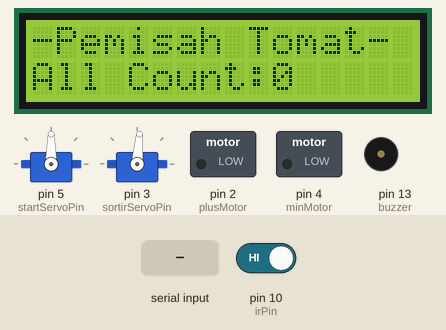
Simulated run of this sketch. Board: Arduino Uno, built with avr-gcc and run on an emulated ATmega328P. Shown: 16×2 character LCD, 2 × servo, switched loads named in the sketch (green lamp = pin HIGH), buzzer (waves = sounding, pin HIGH). Inputs (shaded band) come from the test bench; at power-on: pin 10 (irPin) HIGH. What the sketch prints to the serial monitor is not drawn.

Above: at 2.6 s.
2.7 s: pin 10 (irPin) driven LOW
At 5.5 s:
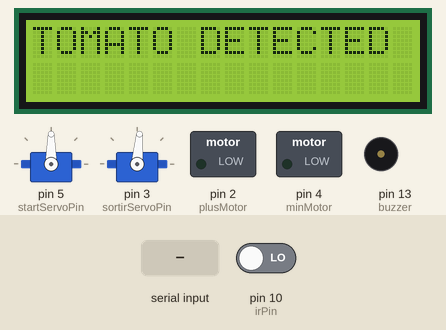
5.7 s: "TIMEOUT#\n" received over Serial
At 8.6 s:
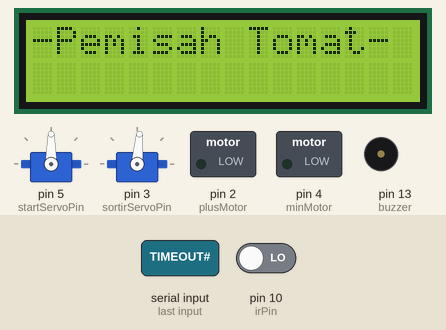
8.7 s: pin 10 (irPin) driven HIGH
At 10.8 s:
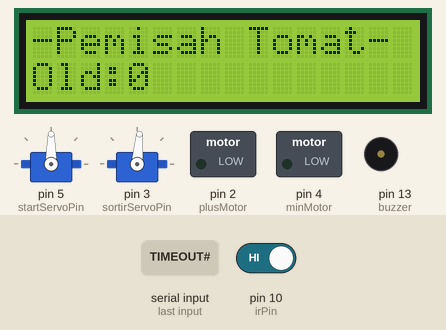
Timing chart, 0 to 12.3 s (numbered marks = the images above; inputs shaded):
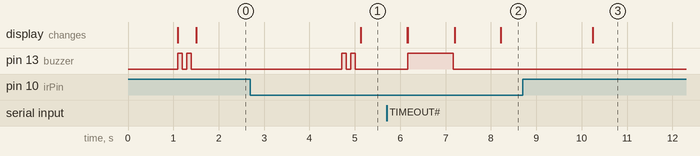

The sketch:

arduino_program.ino
```cpp
#include <Wire.h>
/*  #include <Wire.h>: Mendeklarasikan penggunaan pustaka Wire, yang digunakan untuk komunikasi melalui
protokol I2C (Inter-Integrated Circuit). Pustaka ini umumnya digunakan untuk berkomunikasi antar
mikrokontroler dan perangkat I2C, seperti sensor, modul, atau tampilan.*/

#include <Servo.h>
/*  #include <Servo.h>: Mendeklarasikan penggunaan pustaka Servo, yang memudahkan pengendalian
motor servo pada Arduino. Pustaka ini memberikan fungsi-fungsi yang mempermudah dalam menggerakkan
motor servo ke posisi tertentu.*/

#include <LiquidCrystal_I2C.h>
/*  #include <LiquidCrystal_I2C.h>: Mendeklarasikan penggunaan pustaka LiquidCrystal_I2C,
yang digunakan untuk mengendalikan tampilan LCD berbasis I2C. Pustaka ini menyederhanakan penggunaan
LCD pada proyek Arduino dengan menggunakan komunikasi I2C.*/

#define buzzer 13
/*7.  #define buzzer 13: Membuat alias dengan nama buzzer yang setara dengan nilai 13. Ini digunakan
 * untuk memberi nama yang lebih deskriptif terhadap nomor pin yang digunakan untuk mengendalikan buzzer.
 *
*/
#define startServoPin 5
#define sortirServoPin 3
#define plusMotor 2
#define minMotor 4
#define irPin 10

LiquidCrystal_I2C lcd(0x27, 16, 2);
Servo startServo;
Servo sortirServo;

const int conveyorDelay = 2000;
const int servoOpenDelay = 220;

int all_count;
int damaged_count, old_count, ripe_count, unripe_count = 0;
int starts[] = {0, 90}; //servo pendorong
int angles[] = {55, 85, 145, 175};  //servo pemilah
int lcd_count;  //mengatur penggantian informasi dari lcd
unsigned long lcd_times, ir_times;  //Pergantian waktu tampilan lcd
bool dbg_mode = 0;

unsigned long classification_times;
bool classification_state = 0;

void setup() {
  Serial.begin(115200);
  lcd.init();
  lcd.backlight();
  lcd.setCursor(0, 0);
  lcd.print("Memulai program");

  pinMode(buzzer, OUTPUT);
  pinMode(plusMotor, OUTPUT);
  pinMode(minMotor, OUTPUT);
  pinMode(irPin, INPUT_PULLUP);

  startServo.attach(startServoPin);
  sortirServo.attach(sortirServoPin);

  digitalWrite(plusMotor, 0);
  digitalWrite(minMotor, 0);
  startServo.write(starts[1]);
  sortirServo.write(angles[1]);
  delay(1000);
  lcd.clear();
  lcd.print("-Pemisah Tomat-");
  if (dbg_mode) {
    Serial.println("program ready to use");
  }
  beep(2, 100, 100);
}

void loop() {
  serialReading();
  if (!digitalRead(irPin)) {
    ir_times = millis();
    while (millis() - ir_times < 2000UL) {
      delay(10);
    }
    if (!classification_state) {
      classification_times = millis();
      classification_state = 1;
      if (!digitalRead(irPin)) {
        beep(2, 100, 100);
        Serial.println("detected#");
        lcd.clear();
        lcd.setCursor(0, 0);
        lcd.print("TOMATO DETECTED");
        delay(1000);
      }
    }
  }

  if (classification_state) {
    if (millis() -  classification_times >= 120000UL) {
      timeout();
    }
  }

  if (millis() - lcd_times > 3000UL) {
    lcd_times = millis();
    lcd_count++;
    if (lcd_count > 4) {
      lcd_count = 0;
    }
    lcd.clear();
    lcd.setCursor(0, 0);
    lcd.print("-Pemisah Tomat-");
  }

  if (lcd_count == 0) {
    lcd.setCursor(0, 1);
    lcd.print("All Count:");
    lcd.print(all_count);
  } else if (lcd_count == 1) {
    lcd.setCursor(0, 1);
    lcd.print("Damaged:");
    lcd.print(damaged_count);
  } else if (lcd_count == 2) {
    lcd.setCursor(0, 1);
    lcd.print("Old:");
    lcd.print(old_count);
  } else if (lcd_count == 3) {
    lcd.setCursor(0, 1);
    lcd.print("Ripe:");
    lcd.print(ripe_count);
  } else if (lcd_count == 4) {
    lcd.setCursor(0, 1);
    lcd.print("Unripe:");
    lcd.print(unripe_count);
  }
}
```

function.ino
```cpp
void serialReading() {
  // Check if there is serial data available to read
  if (Serial.available() > 0) {
    // Read the incoming value from the serial port
    String data = Serial.readStringUntil('\n');
    data.trim();
    if (data == "TIMEOUT#") {
      timeout();
    } else {
      int hashIndex = data.indexOf('#');
      if (hashIndex != -1) {
        beep(2, 100, 100);
        // Extract the condition and accuracy from the data
        String condition = data.substring(0, hashIndex);
        float accuracy = data.substring(hashIndex + 1).toFloat();

        sortir(condition, accuracy);
        classification_state = 0;
      }
    }
    lcd.clear();
    lcd.setCursor(0, 0);
    lcd.print("-Pemisah Tomat-");
  }
} //baca data serial dari raspberry

void sortir(String condition, float accuracy) {
  // Print the parsed values for testing
  if (dbg_mode) {
    Serial.print("Condition: ");
    Serial.println(condition);
    Serial.print("Accuracy: ");
    Serial.println(accuracy);
    Serial.println();
  }
  lcd.clear();
  lcd.setCursor(0, 0);
  lcd.print(condition);
  lcd.setCursor(0, 1);
  lcd.print(accuracy);
  lcd.print("%");
  delay(1000);
  // Check the value and assign the corresponding state
  if (condition == "damaged") {
    all_count++;
    damaged_count++;
    if (dbg_mode) {
      Serial.println("Damaged");
    }
    sortirServo.write(angles[0]);
    delay(100);
    analogWrite(plusMotor, 130);
    digitalWrite(minMotor, 0);
    delay(1000);

    startServo.write(starts[0]);
    delay(servoOpenDelay);
    startServo.write(starts[1]);

    delay(conveyorDelay);
    digitalWrite(plusMotor, 0);
    digitalWrite(minMotor, 0);
  } else if (condition == "old") {
    all_count++;
    old_count++;
    if (dbg_mode) {
      Serial.println("Old");
    }
    sortirServo.write(angles[1]);
    delay(100);
    analogWrite(plusMotor, 130);
    digitalWrite(minMotor, 0);
    delay(1000);

    startServo.write(starts[0]);
    delay(servoOpenDelay);
    startServo.write(starts[1]);

    delay(conveyorDelay);
    digitalWrite(plusMotor, 0);
    digitalWrite(minMotor, 0);
  } else if (condition == "ripe") {
    all_count++;
    ripe_count++;
    if (dbg_mode) {
      Serial.println("Ripe");
    }
    sortirServo.write(angles[2]);
    delay(100);
    analogWrite(plusMotor, 130);
    digitalWrite(minMotor, 0);
    delay(1000);

    startServo.write(starts[0]);
    delay(servoOpenDelay);
    startServo.write(starts[1]);

    delay(conveyorDelay);
    digitalWrite(plusMotor, 0);
    digitalWrite(minMotor, 0);
  } else if (condition == "unripe") {
    all_count++;
    unripe_count++;
    if (dbg_mode) {
      Serial.println("Unripe");
    }
    sortirServo.write(angles[3]);
    delay(100);
    analogWrite(plusMotor, 130);
    digitalWrite(minMotor, 0);
    delay(1000);

    startServo.write(starts[0]);
    delay(servoOpenDelay);
    startServo.write(starts[1]);

    delay(conveyorDelay);
    digitalWrite(plusMotor, 0);
    digitalWrite(minMotor, 0);
  } else {
    lcd.clear();
    lcd.setCursor(0, 0);
    lcd.print("Data Tidak");
    lcd.setCursor(0, 1);
    lcd.print("Sesuai");
    delay(3000);
  }
} //Proses sortir

void timeout() {
  lcd.clear();
  lcd.setCursor(0, 0);
  lcd.print("----TIMEOUT----");
  beep(1, 1000, 0);
  lcd.setCursor(0, 0);
  lcd.print("  Please Check  ");
  lcd.setCursor(0, 1);
  lcd.print("  Your Server.  ");
  delay(1000);
  classification_state = 0;
} //Pengetesan raspberry apabila raspberry tidak merespon

void beep(byte interval, int wait1, int wait2) {
  for (byte times = 0; times < interval; times++) {
    digitalWrite(buzzer, 1);
    delay(wait1);
    digitalWrite(buzzer, 0);
    delay(wait2);
  }
} //
```

Measured:
- after the input at 2.7 s, pin 13 (buzzer): alternates HIGH for 0.10 s and LOW for 0.10 s, 4 changes in all, then stays LOW, starting after 2.0 s; the display: changes after 2.4 s (image 1)
- after the input at 5.7 s, pin 13 (buzzer): LOW → HIGH after 0.47 s, → LOW 1.0 s later; the display: first differs from a run without the input after 0.47 s (image 2 shows a later state)
- after the input at 8.7 s, pin 13 (buzzer): stops changing and stays LOW
